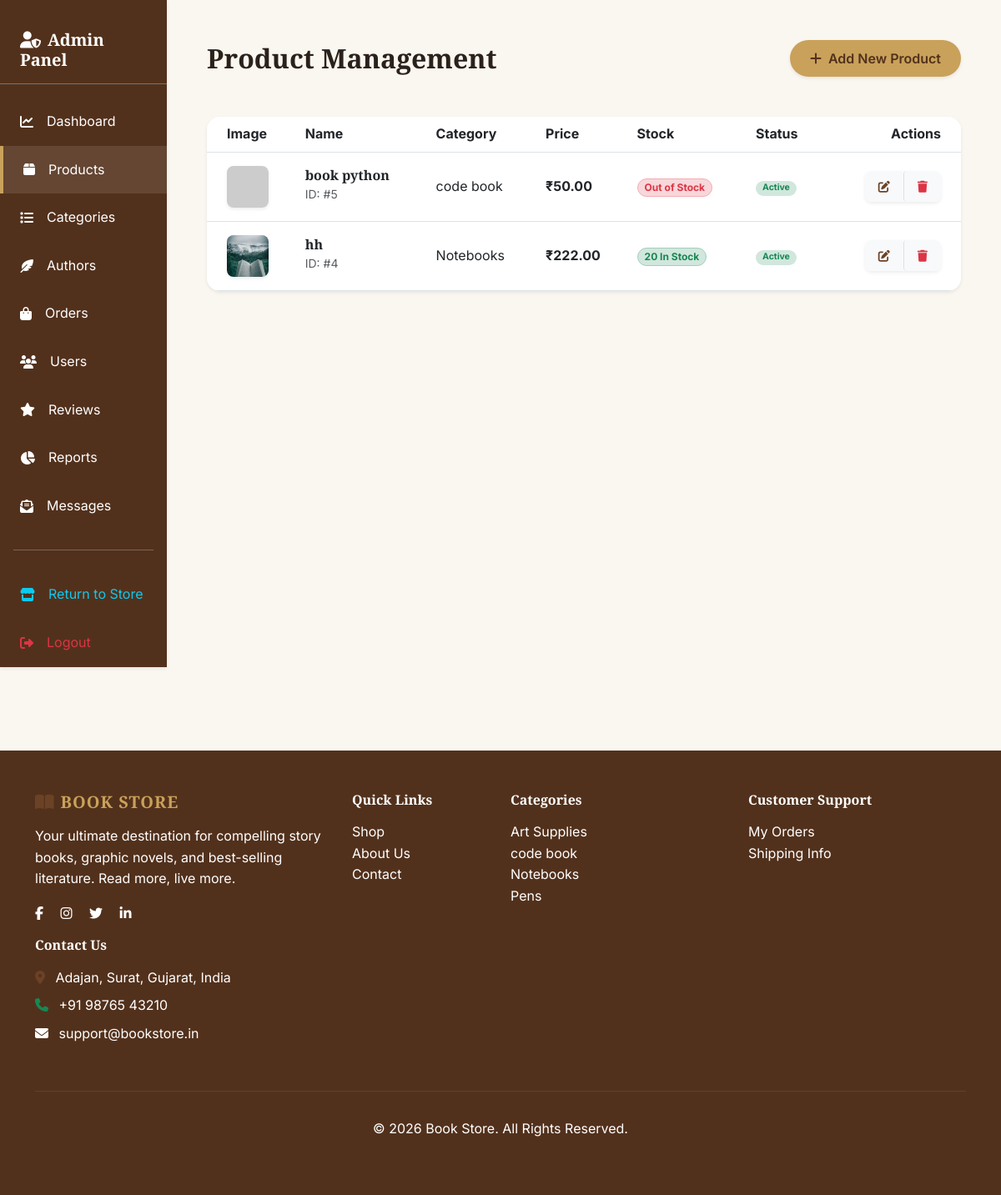
/admin/products.php (signed in), run on the app's committed database.
### tables this page shows
CREATE TABLE `products` (
  `id` int(11) NOT NULL,
  `category_id` int(11) DEFAULT NULL,
  `author_id` int(11) DEFAULT NULL,
  `name` varchar(255) NOT NULL,
  `isbn` varchar(20) DEFAULT NULL,
  `publisher` varchar(255) DEFAULT NULL,
  `publication_date` date DEFAULT NULL,
  `description` text DEFAULT NULL,
  `price` decimal(10,2) NOT NULL,
  `discount` decimal(10,2) NOT NULL DEFAULT 0.00,
  `stock` int(11) NOT NULL,
  `image` varchar(255) DEFAULT NULL,
  `status` enum('active','inactive') DEFAULT 'active',
  `created_at` timestamp NOT NULL DEFAULT current_timestamp()
);

CREATE TABLE `categories` (
  `id` int(11) NOT NULL,
  `name` varchar(255) NOT NULL,
  `description` text DEFAULT NULL,
  `image` varchar(255) DEFAULT NULL,
  `created_at` timestamp NOT NULL DEFAULT current_timestamp()
);

### core/classes/Database.php (called while the page is built, shortened)
<?php
class Database {
    private $host = DB_HOST;
    private $user = DB_USER;
    private $pass = DB_PASS;
    private $dbname = DB_NAME;
    private $dbh;
    public function __construct() {
        $dsn = 'mysql:host=' . $this->host . ';dbname=' . $this->dbname;
        $options = array(
            PDO::ATTR_ERRMODE => PDO::ERRMODE_EXCEPTION,
            PDO::ATTR_DEFAULT_FETCH_MODE => PDO::FETCH_ASSOC
        );
        try {
            $this->dbh = new PDO($dsn, $this->user, $this->pass, $options);
        } catch (PDOException $e) {
            $this->error = $e->getMessage();
            $current = basename($_SERVER['SCRIPT_NAME'] ?? '');
            if ($current !== 'setup.php' && php_sapi_name() !== 'cli') {
                $proto = (!empty($_SERVER['HTTPS']) && $_SERVER['HTTPS'] !== 'off') ? 'https' : 'http';
                $host = $_SERVER['HTTP_HOST'] ?? 'localhost';
                $dir = rtrim(dirname($_SERVER['SCRIPT_NAME']), '/');
                $dir = preg_replace('#/(admin|core|includes)(/.*)?$#', '', $dir);
                $dir = rtrim($dir, '/');
                $setupUrl = $proto . '://' . $host . $dir . '/setup.php';
                if (!headers_sent()) {
                    header("Location: $setupUrl");
                    exit;
                } else {
                    echo "<div style='font-family:sans-serif;max-width:600px;margin:40px auto;padding:24px;border:1px solid #fecaca;background:#fef2f2;border-radius:12px;text-align:center'>"
                        . "<h3 style='color:#991b1b'>Database not ready!</h3>"
                        . "<p>XAMPP me MySQL start karo aur <a href='$setupUrl' style='color:#0d6efd;font-weight:bold'>setup.php</a> kholo.</p>"
                        . "<p style='font-size:12px;color:#666'>Error: ".htmlspecialchars($this->error)."</p>"
                        . "<a href='$setupUrl' style='display:inline-block;margin-top:10px;padding:10px 20px;background:#0d6efd;color:#fff;border-radius:999px;text-decoration:none'>Go to Setup →</a>"
                        . "</div>";
                    exit;
                }
            }
        }
    }
    public function query($sql) {
        return $this->dbh->prepare($sql);
    }
}
?>

### core/classes/Product.php (called while the page is built, shortened)
<?php
class Product {
    private $db;
    public function __construct($db) {
        $this->db = $db;
    }
    public function getAllProducts() {
        $stmt = $this->db->query("SELECT p.*, c.name as category_name, a.name as author_name FROM products p LEFT JOIN categories c ON p.category_id = c.id LEFT JOIN authors a ON p.author_id = a.id ORDER BY p.created_at DESC");
        $stmt->execute();
        return $stmt->fetchAll(PDO::FETCH_ASSOC);
    }
    public function getCategories() {
        $stmt = $this->db->query("SELECT * FROM categories ORDER BY name ASC");
        $stmt->execute();
        return $stmt->fetchAll(PDO::FETCH_ASSOC);
    }
}
?>

### admin/products.php (the view, shortened to what this page needs)
<?php
require_once '../includes/header.php';
$allProducts = $productModel->getAllProducts();
$categories = $productModel->getCategories();
?>
<div class="container-fluid">
    <div class="row">
        <?php require_once 'includes/sidebar.php'; ?>
        <div class="col-md-9 col-lg-10 py-5 px-md-5">
            <div class="d-flex justify-content-between align-items-center mb-5">
                <h2 class="fw-bold mb-0">Product Management</h2>
                <button class="btn btn-primary rounded-pill px-4 shadow-sm" data-bs-toggle="modal" data-bs-target="#addProductModal">
                    <i class="fas fa-plus me-1"></i> Add New Product
                </button>
            </div>
            <div class="card border-0 shadow-sm rounded-4 overflow-hidden">
                <div class="table-responsive">
                    <table class="table table-hover align-middle mb-0">
                        <thead class="bg-light">
                            <tr>
                                <th class="ps-4">Image</th>
                                <th>Name</th>
                                <th>Category</th>
                                <th>Price</th>
                                <th>Stock</th>
                                <th>Status</th>
                                <th class="text-end pe-4">Actions</th>
                            </tr>
                        </thead>
                        <tbody>
                            <?php foreach($allProducts as $p): ?>
                            <tr>
                                <td class="ps-4 py-3">
                                    <img src="../assets/images/<?php echo $p['image']; ?>" class="rounded-3 shadow-sm" style="width: 50px; height: 50px; object-fit: cover;" onerror="this.src='https://via.placeholder.com/50x50?text=P'">
                                </td>
                                <td class="py-3">
                                    <h6 class="fw-bold mb-0"><?php echo $p['name']; ?></h6>
                                    <small class="text-muted">ID: #<?php echo $p['id']; ?></small>
                                </td>
                                <td><?php echo htmlspecialchars($p['category_name'] ?: 'General'); ?></td>
                                <td class="fw-bold"><?php echo CURRENCY; ?><?php echo number_format($p['price'], 2); ?></td>
                                <td>
                                    <?php if($p['stock'] > 10): ?>
                                        <span class="badge bg-success-subtle text-success border border-success-subtle rounded-pill px-2"><?php echo $p['stock']; ?> In Stock</span>
                                    <?php elseif($p['stock'] > 0): ?>
                                        <span class="badge bg-warning-subtle text-warning border border-warning-subtle rounded-pill px-2"><?php echo $p['stock']; ?> Low Stock</span>
                                    <?php else: ?>
                                        <span class="badge bg-danger-subtle text-danger border border-danger-subtle rounded-pill px-2">Out of Stock</span>
                                    <?php endif; ?>
                                </td>
                                <td>
                                    <form action="admin_actions.php" method="POST" class="m-0">
                                        <button type="submit" class="btn btn-sm p-0 border-0 bg-transparent" title="Click to toggle">
                                            <?php if($p['status'] === 'active'): ?>
                                                <span class="badge bg-success-subtle text-success rounded-pill px-2">Active</span>
                                            <?php else: ?>
                                                <span class="badge bg-secondary-subtle text-secondary rounded-pill px-2">Inactive</span>
                                            <?php endif; ?>
                                        </button>
                                    </form>
                                </td>
                                <td class="text-end pe-4">
                                    <div class="btn-group shadow-sm rounded-3 overflow-hidden">
                                        <a href="edit_product.php?id=<?php echo $p['id']; ?>" class="btn btn-sm btn-light border-0 py-2 px-3"><i class="fas fa-edit text-primary"></i></a>
                                        <form action="admin_actions.php" method="POST" onsubmit="return confirm('Are you sure you want to delete this product?');" style="display:inline;">
                                            <button type="submit" class="btn btn-sm btn-light border-0 py-2 px-3 border-start"><i class="fas fa-trash text-danger"></i></button>
                                        </form>
                                    </div>
                                </td>
                            </tr>
                            <?php endforeach; ?>
                        </tbody>
                    </table>
                </div>
            </div>
        </div>
    </div>
</div>
<?php require_once '../includes/footer.php'; ?>

### includes/footer.php (shortened to what this page needs)
</main>
<footer class="footer">
    <div class="container">
        <div class="row">
            <div class="col-md-4 mb-3">
                <h5 class="fw-bold mb-3"><i class="fas fa-book-open me-2 text-primary"></i><span class="brand-text">Book Store</span></h5>
                <p>Your ultimate destination for compelling story books, graphic novels, and best-selling literature. Read more, live more.</p>
                <div class="social-links">
                    <a href="#" class="text-white me-3"><i class="fab fa-facebook-f"></i></a>
                    <a href="#" class="text-white me-3"><i class="fab fa-instagram"></i></a>
                    <a href="#" class="text-white me-3"><i class="fab fa-twitter"></i></a>
                    <a href="#" class="text-white"><i class="fab fa-linkedin-in"></i></a>
                </div>
            </div>
            <div class="col-md-2 mb-3">
                <h6 class="fw-bold mb-3">Quick Links</h6>
                <ul class="list-unstyled">
                    <li><a href="<?php echo APP_URL; ?>/shop.php" class="text-white text-decoration-none">Shop</a></li>
                    <li><a href="<?php echo APP_URL; ?>/about.php" class="text-white text-decoration-none">About Us</a></li>
                    <li><a href="<?php echo APP_URL; ?>/contact.php" class="text-white text-decoration-none">Contact</a></li>
                </ul>
            </div>
            <div class="col-md-3 mb-3">
                <h6 class="fw-bold mb-3">Categories</h6>
                <ul class="list-unstyled">
                    <?php
                    if(isset($productModel)) {
                        $footerCats = $productModel->getCategories();
                        $footerCats = array_slice($footerCats, 0, 4);
                        foreach($footerCats as $fc) {
                            echo '<li><a href="'.APP_URL.'/shop.php?category='.$fc['id'].'" class="text-white text-decoration-none">'.$fc['name'].'</a></li>';
                        }
                    }
                    ?>
                </ul>
            </div>
            <div class="col-md-2 mb-3">
                <h6 class="fw-bold mb-3">Customer Support</h6>
                <ul class="list-unstyled">
                    <li><a href="<?php echo APP_URL; ?>/orders.php" class="text-white text-decoration-none">My Orders</a></li>
                    <li><a href="<?php echo APP_URL; ?>/about.php" class="text-white text-decoration-none">Shipping Info</a></li>
                </ul>
            </div>
            <div class="col-md-3 mb-3">
                <h6 class="fw-bold mb-3">Contact Us</h6>
                <ul class="list-unstyled">
                    <li class="mb-2"><i class="fas fa-map-marker-alt me-2 text-primary"></i> Adajan, Surat, Gujarat, India</li>
                    <li class="mb-2"><i class="fas fa-phone me-2 text-success"></i> +91 98765 43210</li>
                    <li class="mb-2"><i class="fas fa-envelope me-2"></i> support@bookstore.in</li>
                </ul>
            </div>
        </div>
        <hr class="mt-4 border-secondary">
        <div class="text-center py-3">
            <p class="mb-0">&copy; <?php echo date("Y"); ?> Book Store. All Rights Reserved.</p>
        </div>
    </div>
</footer>
</body>
</html>

### assets/css/style.css (style rules this page uses)
:root { --primary-color: #6b4226; --primary-color-dark: #52311c; --secondary-color: #c9a15a; --accent-color: #8a5a3b; --light-bg: #faf6f0; --white: #ffffff; --dark: #2b211b; --transition: all 0.3s ease; }
body { font-family: 'Inter', sans-serif; background-color: var(--light-bg); color: var(--dark); line-height: 1.6; }
h1, h2, h3, h4, h5, h6, .font-serif { font-family: 'Playfair Display', 'Inter', serif; }
.brand-text { font-family: 'Playfair Display', serif; font-weight: 800; letter-spacing: 1px; background: linear-gradient(45deg, var(--primary-color), var(--secondary-color)); -webkit-background-clip: text; background-clip: text; -webkit-text-fill-color: transparent; text-transform: uppercase; }
.btn-primary { background-color: var(--secondary-color); border: none; padding: 10px 25px; border-radius: 5px; font-weight: 600; color: var(--primary-color-dark); }
.text-primary { color: var(--primary-color) !important; }
.footer { background-color: var(--primary-color-dark); color: var(--white); padding: 50px 0; margin-top: 100px; }
.footer .brand-text { -webkit-text-fill-color: initial; background: none; color: var(--secondary-color); }
a { color: var(--primary-color); }

### data on the page
products: name "book python", id "5", category.name "code book", price "50.00", stock "Out of Stock", status "Active"
products: image (picture), name "hh", id "4", category.name "Notebooks", price "222.00", stock "20", status "Active"
categories: name "Art Supplies"
categories: name "code book"
categories: name "Notebooks"
categories: name "Pens"
